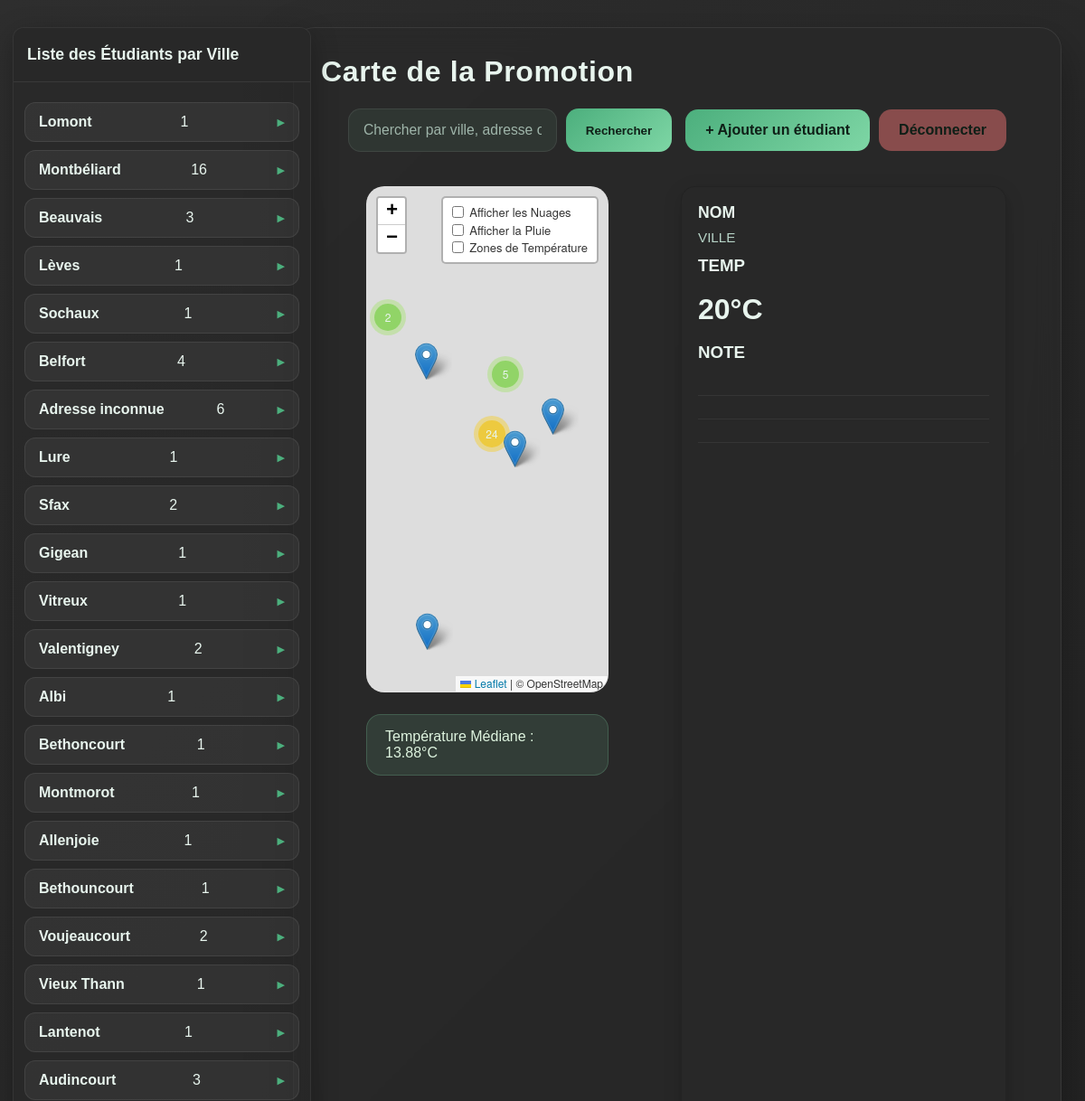
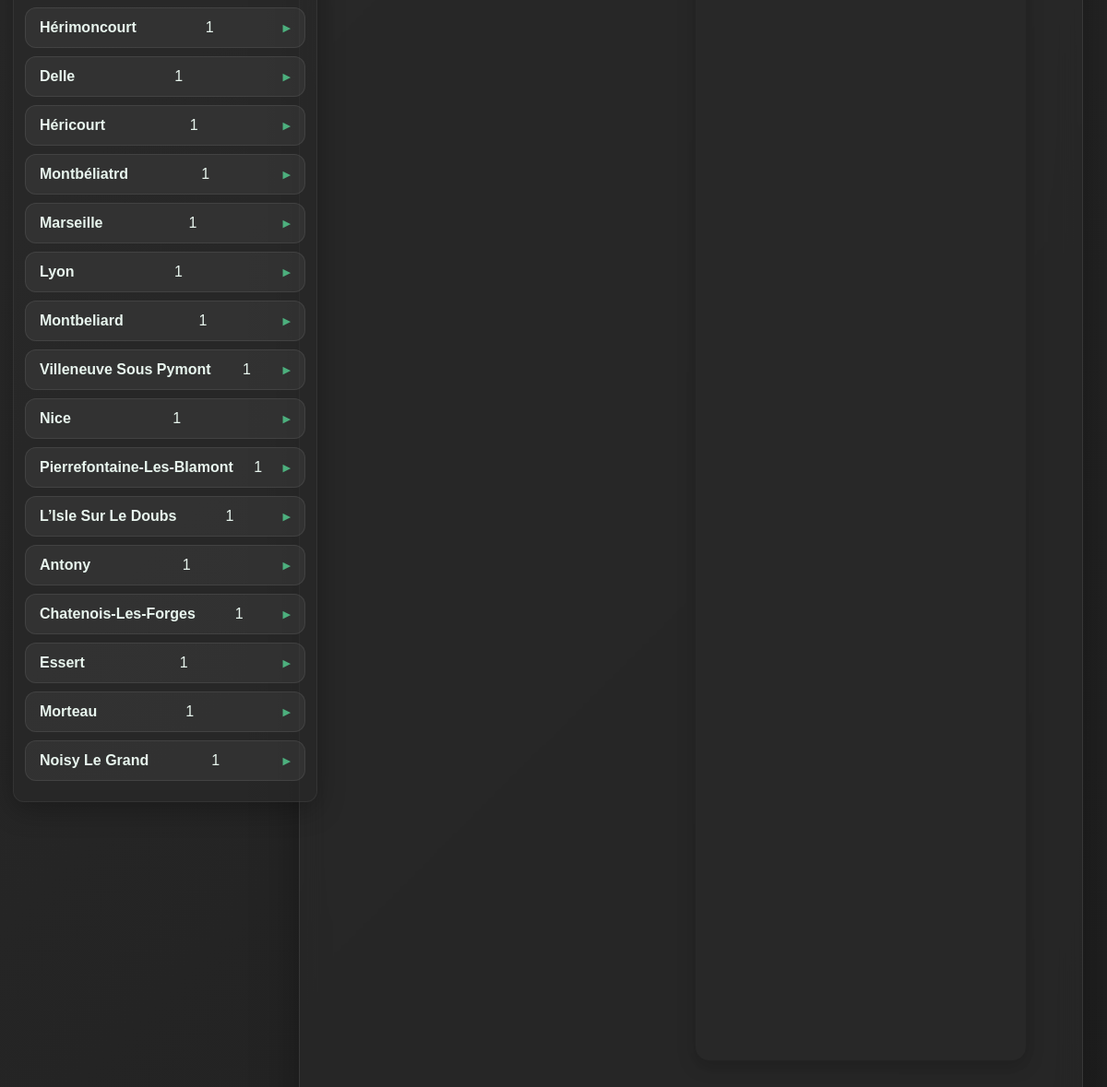
The app's page /map (signed in) with its own data (2 pictures, top to bottom).
### tables this page shows
CREATE TABLE residences (
        id INTEGER PRIMARY KEY AUTOINCREMENT,
        etudiant_id INTEGER,
        ville TEXT NOT NULL,
        adresse TEXT,
        type TEXT,
        date_debut TEXT,
        date_fin TEXT,
        lat REAL,
        lon REAL,
        FOREIGN KEY (etudiant_id) REFERENCES etudiants(id)
    );

### app.py (the view)
@app.route('/map')
def index():
    if not session.get('user_id'):
        return redirect(url_for('home'))
    conn = get_db_connection()
    query = '''
        SELECT e.id as et_id, e.nom, e.prenom,
               r.id as res_id, r.ville, r.adresse, r.lat, r.lon, r.type,
               m.temp, m.description
        FROM etudiants e
        JOIN residences r ON e.id = r.etudiant_id
        LEFT JOIN releves_meteo m
          ON m.id = (
              SELECT id
              FROM releves_meteo
              WHERE residence_id = r.id
              ORDER BY date_releve DESC
              LIMIT 1
          )
        ORDER BY e.nom ASC, r.type DESC
    '''
    rows = conn.execute(query).fetchall()
    releves = []
    points_gps = []
    temps_liste = []
    grouped_addresses = {}
    grouped_cities = {}
    for row in rows:
        releves.append(row)
        if row['temp'] is not None:
            temps_liste.append(row['temp'])
        type_clean = str(row['type']).lower().strip()
        student_key = f"{row['prenom']} {row['nom']}"
        icone = "🏠" if type_clean == "principale" else "🏢"
        student_info = f"{icone} {student_key} ({type_clean}) - {row['temp'] or '--'}°C"
        raw_city = (row['ville'] or '').strip()
        city_key = raw_city.lower() if raw_city else 'adresse inconnue'
        city_display = raw_city.title() if raw_city else 'Adresse inconnue'
        if city_key not in grouped_cities:
            grouped_cities[city_key] = {
                'ville': city_display,
                'students': {}
            }
        grouped_cities[city_key]['students'][student_key] = {
            'info': student_info,
            'et_id': row['et_id'],
            'adresse': row['adresse'] or ''
        }
        if row['lat'] and row['lon']:
            adresse_propre = row['adresse'].strip() if row['adresse'] and str(row['adresse']).strip() else None
            if adresse_propre:
                key = (row['lat'], row['lon'], adresse_propre)
                address_label = adresse_propre
            else:
                key = (row['lat'], row['lon'], f"{city_display} - résidence {row['res_id']}")
                address_label = f"{city_display} (adresse inconnue #{row['res_id']})"
            popup_student = f"{icone} {student_key} ({type_clean}) - {row['temp'] or '--'}°C"
            if key not in grouped_addresses:
                grouped_addresses[key] = {
                    'lat': row['lat'],
                    'lon': row['lon'],
                    'ville': row['ville'],
                    'adresse': address_label,
                    'students': {}
                }
            grouped_addresses[key]['students'][student_key] = {
                'popup': popup_student,
                'et_id': row['et_id']
            }
    for point in grouped_addresses.values():
        student_items = sorted(point['students'].items(), key=lambda kv: kv[0])
        student_list = [v['popup'] for k, v in student_items]
        student_names = [k for k, v in student_items]
        student_ids = [v['et_id'] for k, v in student_items]
        popup_content = (
            f"<b>{point['adresse']}</b><br><small>{point['ville']}</small><br>"
            + "<br>".join(student_list)
        )
        points_gps.append({
            'lat': point['lat'],
            'lon': point['lon'],
            'popup': popup_content,
            'city': point['ville'],
            'adresse': point['adresse'],
            'student_names': student_names,
            'student_ids': student_ids,
            'search': ' '.join([str(point['ville'] or ''), str(point['adresse'] or '')] + student_names).lower()
        })
    mediane = round(statistics.median(temps_liste), 2) if temps_liste else 0
    conn.close()
    return render_template('index.html',
                           releves=releves,
                           mediane=mediane,
                           points=points_gps,
                           grouped_cities=list(grouped_cities.values()))

### app.py (called while the page is built, shortened)
def get_db_connection():
    conn = sqlite3.connect(DB_NAME)
    conn.row_factory = sqlite3.Row
    return conn

def get_user_by_username(username):
    conn = get_db_connection()
    user = conn.execute('SELECT * FROM users WHERE username = ?', (username,)).fetchone()
    conn.close()
    return user

def get_current_user():
    if session.get('user_id'):
        user = get_user_by_username(session.get('username', ''))
        return user
    return None

@app.context_processor
def inject_current_user():
    return {'current_user': get_current_user()}

@app.before_request
def start_weather_updates():
    global weather_thread_started

### templates/index.html (shortened to what this page needs)
    <!DOCTYPE html>
    <html lang="fr">
    <head>
        <link rel="stylesheet" href="{{ url_for('static', filename='css/leaflet.css') }}" />
        <link rel="stylesheet" href="{{ url_for('static', filename='css/MarkerCluster.css') }}" />
        <link rel="stylesheet" href="{{ url_for('static', filename='css/MarkerCluster.Default.css') }}" />
    </head>
    <body>
        <div class="conteneur">
            <aside class="left-panel" aria-label="Liste des étudiants">
                <h2 style="margin-top:0; padding: 15px; background: var(--card-bg-solid); border-radius: 12px 12px 0 0; font-size: 1.1rem; border-bottom: 1px solid var(--border-color);">
                    Liste des Étudiants par Ville
                </h2>
                <div class="left-scroll">
                    <div class="city-grid">
                        {% for city in grouped_cities %}
                        <details class="city-card" data-city="{{ city.ville }}">
                            <summary>
                                <h2>{{ city.ville }}</h2>
                                <span class="badge">{{ city.students|length }}</span>
                            </summary>
                        </details>
                        {% endfor %}
                    </div>
                </div>
            </aside>
            <div class="carte">
                <div class="entete-carte">
                    <h1>Carte de la Promotion</h1>
                </div>
                <div class="toolbar">
                    <div class="search-box">
                        <form id="searchForm" style="width:100%; display:flex; gap:10px;" onsubmit="return false;">
                            <input type="text" id="searchInput" placeholder="Chercher par ville, adresse ou étudiant...">
                            <button type="submit">Rechercher</button>
                        </form>
                    </div>
                    <div style="display: flex; gap: 10px; align-items: center;">
                        <a href="/ajouter" class="button">+ Ajouter un étudiant</a>
                        <a href="/logout" class="button" style="background: rgba(200,100,100,0.6);">Déconnecter</a>
                    </div>
                </div>
                <div class="section">
                    <div class="layout">
                        <main class="right-panel">
                            <div id="map"></div>
                            <div class="alert-info">Température Médiane : {{ mediane }}°C</div>
                        </main>
                        <aside class="right-card" aria-label="Fiche étudiant / météo">
                            <h2 id="rc_name">NOM</h2>
                            <div id="rc_location" class="location">VILLE</div>
                            <h3 style="margin-top:12px;">TEMP</h3>
                            <div class="temp-section">
                                <span id="rc_temp">20°C</span>
                            </div>
                            <div class="note-section" style="margin-top:18px;">
                                <h3>NOTE</h3>
                                <div id="rc_notes">
                                    <div style="height:18px;margin:8px 0;border-bottom:1px solid rgba(255,255,255,0.06);"></div>
                                    <div style="height:18px;margin:8px 0;border-bottom:1px solid rgba(255,255,255,0.06);"></div>
                                    <div style="height:18px;margin:8px 0;border-bottom:1px solid rgba(255,255,255,0.06);"></div>
                                </div>
                            </div>
                        </aside>
                    </div>
                </div>
            </div>
        </div>
    </body>
    </html>

### records on screen
residences: ville "Lomont", students|length "1"
residences: ville "Lèves", students|length "1"
residences: ville "Sochaux", students|length "1"
residences: ville "Lure", students|length "1"
residences: ville "Gigean", students|length "1"
residences: ville "Vitreux", students|length "1"
residences: ville "Albi", students|length "1"
residences: ville "Bethoncourt", students|length "1"
residences: ville "Montmorot", students|length "1"
residences: ville "Allenjoie", students|length "1"
residences: ville "Bethouncourt", students|length "1"
residences: ville "Vieux Thann", students|length "1"
residences: ville "Lantenot", students|length "1"
residences: ville "Hérimoncourt", students|length "1"
residences: ville "Delle", students|length "1"
residences: ville "Héricourt", students|length "1"
residences: ville "Montbéliatrd", students|length "1"
residences: ville "Marseille", students|length "1"
residences: ville "Lyon", students|length "1"
residences: ville "Montbeliard", students|length "1"
residences: ville "Villeneuve Sous Pymont", students|length "1"
residences: ville "Nice", students|length "1"
residences: ville "Pierrefontaine-Les-Blamont", students|length "1"
residences: ville "L’Isle Sur Le Doubs", students|length "1"
residences: ville "Antony", students|length "1"
residences: ville "Chatenois-Les-Forges", students|length "1"
residences: ville "Essert", students|length "1"
residences: ville "Morteau", students|length "1"
residences: ville "Noisy Le Grand", students|length "1"

### other values on screen
{{ city.ville }} "Montbéliard" "Beauvais" "Belfort" "Adresse inconnue" "Sfax" "Valentigney" "Voujeaucourt" "Audincourt"
{{ city.students|length }} "16" "3" "4" "6" "2" "2" "2" "3"
{{ mediane }} "13.88"
